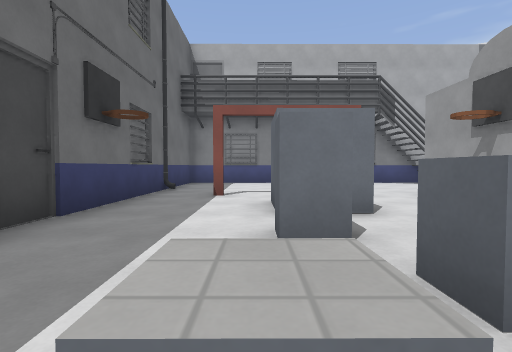
view 1 (above)

12 first-person views from a walk through a Godot game level. The camera is 1.2 m above the floor, tilts 2° down and sees 85° across. The floor is counted in squares, 2 m on a side. Each view is taken from the middle of a square. On the plan, view 1 faces up. The plan holds only what a view shows up to about 9 squares ahead; the rest is blank. The place goes on beyond the plan. Flat picture figures and markers are left out. Surface patterns are stand-ins for the level's own textures.

view 2
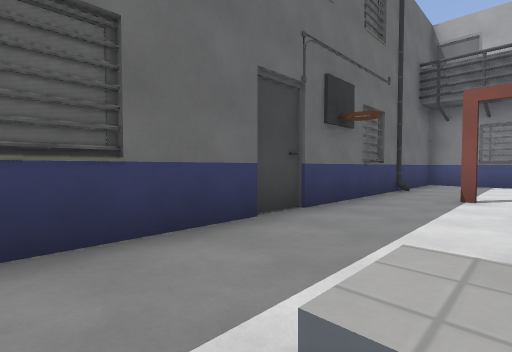

view 3
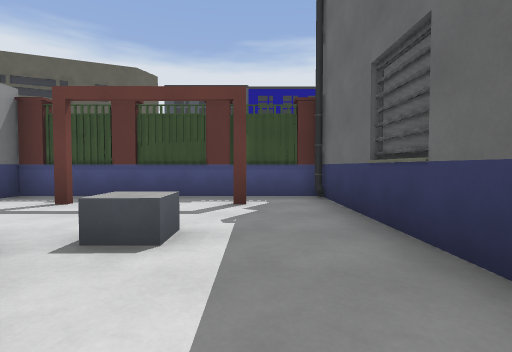

view 4
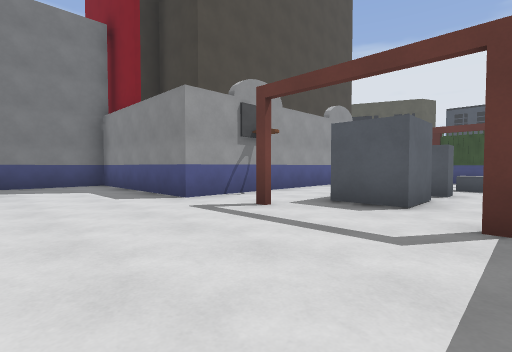

view 5
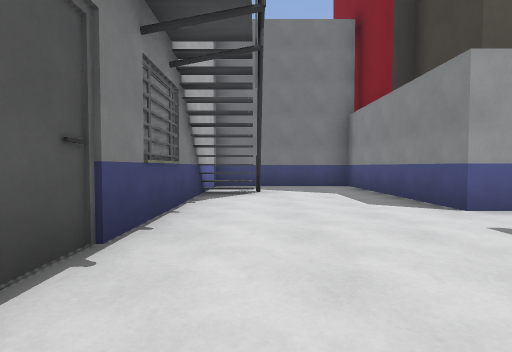

view 6
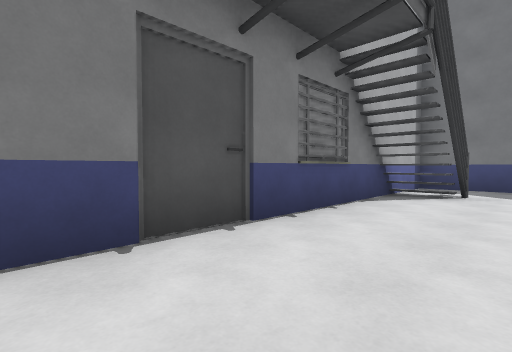

view 7
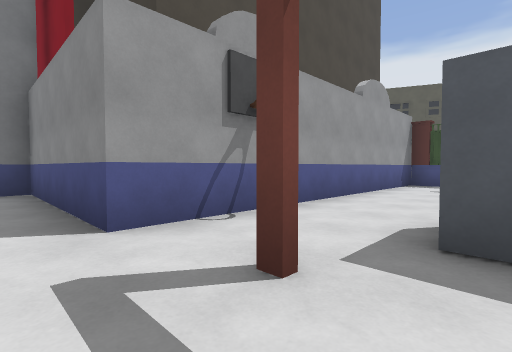

view 8
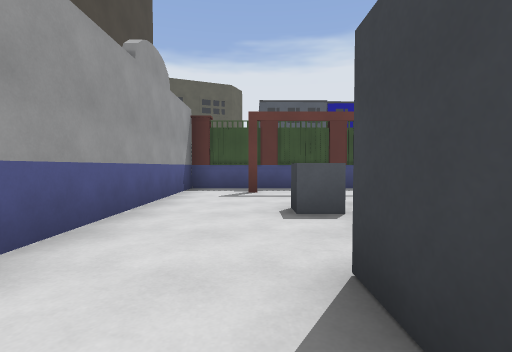

view 9
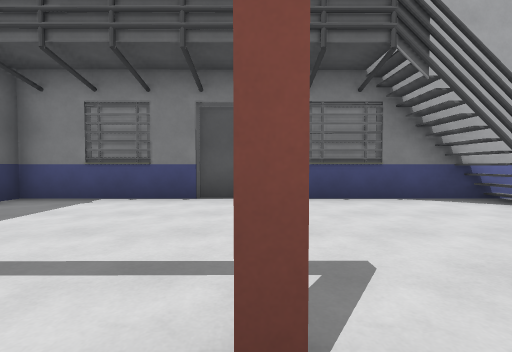

view 10
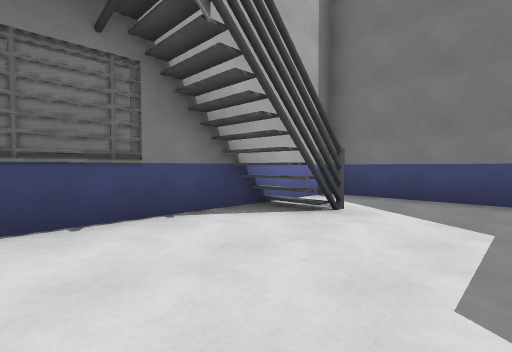

view 11
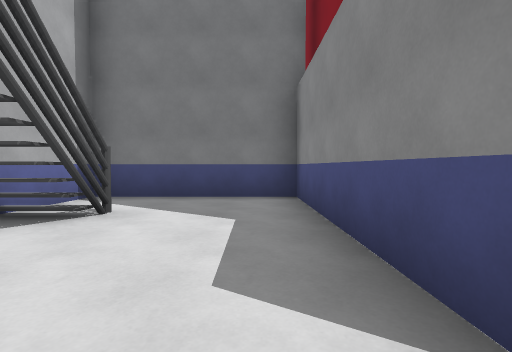

view 12
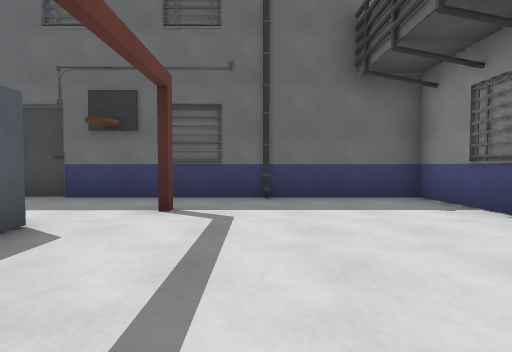

### Floor plan
Key: @ floor where view 1 was taken; # wall or solid block; . floor; / step, stairs or slope; ^ raised ledge.
Columns run from 3 left of view 1 to 9 right of it. Each row starts with its distance up from view 1.
 11 #############
 10 #......../..#
  9 #........#..#
  8 #...........#
  7 #...........#
  6 #.#..#.######
  5 #......#
  4 #...#..#
  3 #......#
  2 #......#
  1 #..^^..#
  0 #..@...#
 -1 #.#....#
 -2 #......#
 -3 ########

Where each view was taken, in squares from view 1:
view 1: 0 up, 0 right, facing up
view 2: 0 up, 0 right, facing up-left
view 3: 3 up, 1 left, facing down
view 4: 9 up, 1 left, facing down-right
view 5: 9 up, 0 right, facing right
view 6: 8 up, 0 right, facing up-right
view 7: 7 up, 1 right, facing down-right
view 8: 5 up, 2 right, facing down
view 9: 5 up, 2 right, facing up
view 10: 7 up, 3 right, facing up-right
view 11: 7 up, 3 right, facing right
view 12: 7 up, 3 right, facing left
